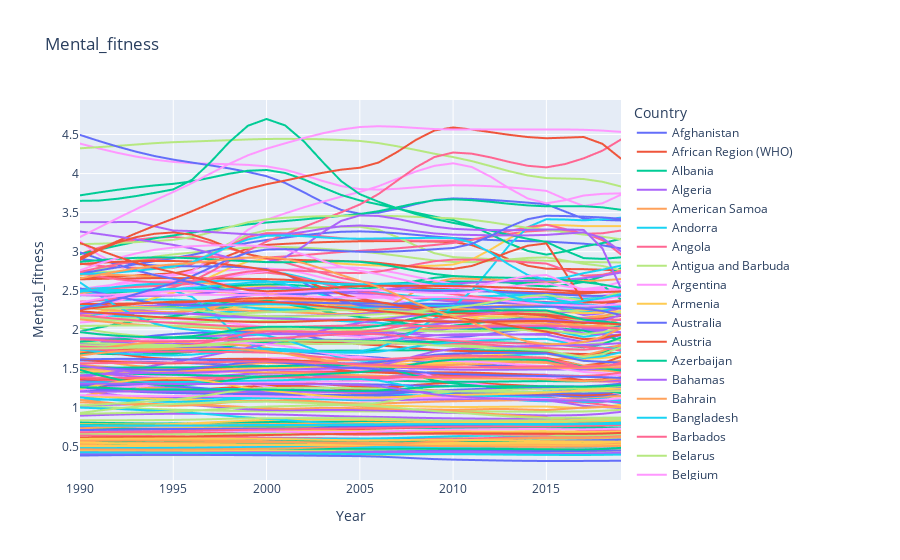

The notebook cell this image was saved under:
### Code cell
fig = px.line(data_frame=df,x='Year',y='Mental_fitness',color='Country',title='Mental_fitness')
fig.show()
